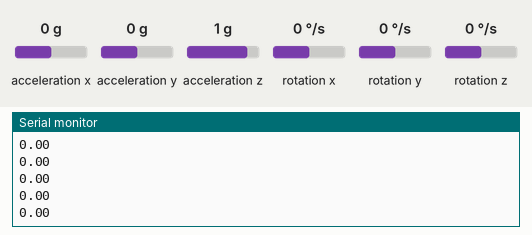
Simulated run of this program. Board: ESP32. Parts: the last lines printed to the serial monitor. The inputs (shaded band) are chosen by the test bench; at power-on: acceleration x 0 g, acceleration y 0 g, acceleration z 1 g, rotation x 0 °/s, rotation y 0 °/s, rotation z 0 °/s.

Above: at 1.2 s.
1.3 s: acceleration x set to -1.4 g
At 2.1 s:
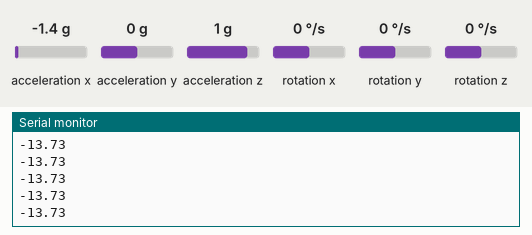
2.8 s: acceleration x set to -0.8 g
At 3.5 s:
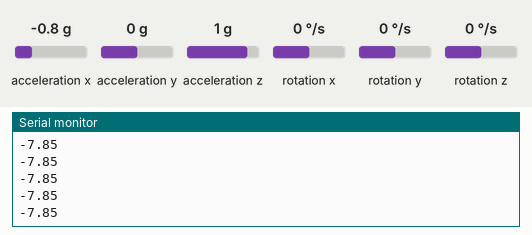
Timing chart, 0 to 5.8 s (numbered marks = the images above; inputs shaded):
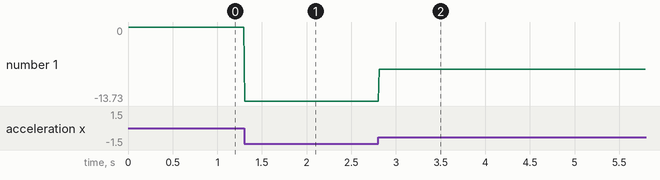

Measured:
- after the input at 1.3 s, the serial monitor: prints a new line at once (image 1)
- after the input at 2.8 s, the serial monitor: prints a new line at once (image 2)
- plotted number 1: 0 → -13.73 after the input at 1.3 s, -13.73 → -7.85 after the input at 2.8 s

The program:

main.cpp
```cpp
// (licence header left out)
// Import required libraries
#include "WiFi.h"
#include "ESPAsyncWebServer.h"

#include <Wire.h>
#include "Arduino.h"
#include "MPU9250.h"

// Set your access point network credentials
const char* ssid = "ESP32-Access-Point";
const char* password = "123456789";

/*#include <SPI.h>
#define BME_SCK 18
#define BME_MISO 19
#define BME_MOSI 23
#define BME_CS 5*/

MPU9250 IMU(Wire,0x68); // I2C
//Adafruit_BME280 bme(BME_CS); // hardware SPI
//Adafruit_BME280 bme(BME_CS, BME_MOSI, BME_MISO, BME_SCK); // software SPI

// Create AsyncWebServer object on port 80
AsyncWebServer server(80);

 String readTemp() {
  return String(IMU.getTemperature_C());
  //return String(1.8 * bme.readTemperature() + 32);
}
String readAccelx(){
  return String(IMU.getAccelX_mss());
}

void setup(){
  // Serial port for debugging purposes
  Serial.begin(9600);
  Serial.println();

  // Setting the ESP as an access point
  Serial.print("Setting AP (Access Point)…");
  // Remove the password parameter, if you want the AP (Access Point) to be open
  WiFi.softAP(ssid, password);

  IPAddress IP = WiFi.softAPIP();
  Serial.print("AP IP address: ");
  Serial.println(IP);


  bool status;

  // default settings
  // (you can also pass in a Wire library object like &Wire2)
  status = IMU.begin();
  if (!status) {
    Serial.println("Could not find a valid BME280 sensor, check wiring!");
    while (1);
  }

   server.on("/temperature", HTTP_GET, [](AsyncWebServerRequest *request){
    request->send_P(200, "text/plain", readTemp().c_str());
  });

  server.on("/AccelX", HTTP_GET, [](AsyncWebServerRequest *request){
    request->send_P(200, "text/plain", readAccelx().c_str());
  });

  // Start server
  server.begin();
}

void loop(){
  IMU.readSensor();
  String test= readAccelx();
  Serial.println(test);
}
```
